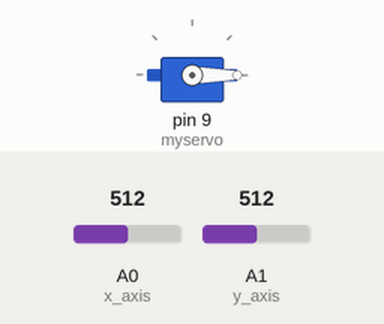
Recording of a sketch running on a simulated Arduino Uno, built with avr-gcc and run on an emulated ATmega328P. On the bench: servo. Inputs (shaded band) come from the test bench; at power-on: A0 (x_axis) = 512, A1 (y_axis) = 512. What the sketch prints to the serial monitor is not drawn.

Above: at 1.2 s.
1.3 s: A0 (x_axis) set to 1014
2.8 s: A0 (x_axis) set to 1023
At 3.7 s:
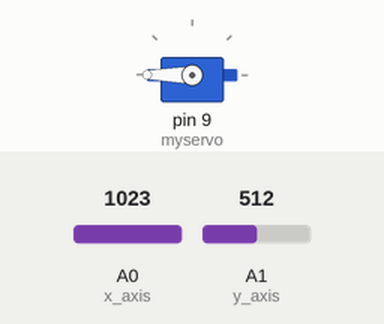
4.3 s: A1 (y_axis) set to 306
At 5.0 s:
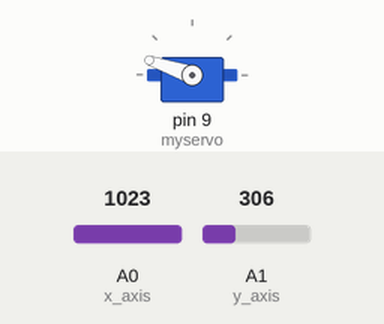
5.8 s: A1 (y_axis) set to 122
At 7.0 s:
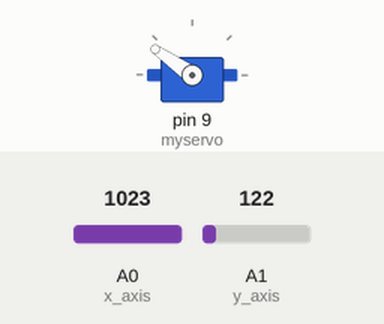
7.3 s: A1 (y_axis) set to 0
At 8.4 s:
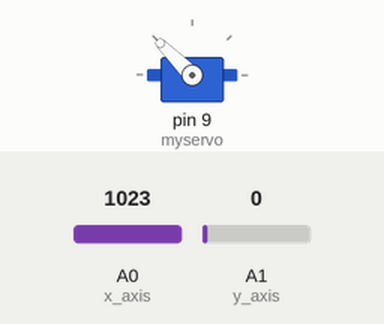
8.8 s: A0 (x_axis) set to 716
At 9.5 s:
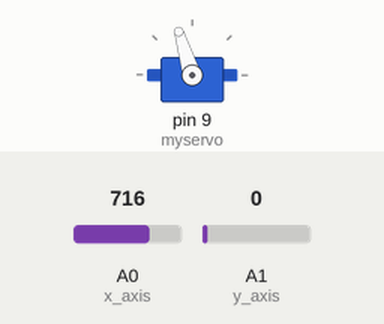
Timing chart, 0 to 11.3 s (numbered marks = the images above; inputs shaded):
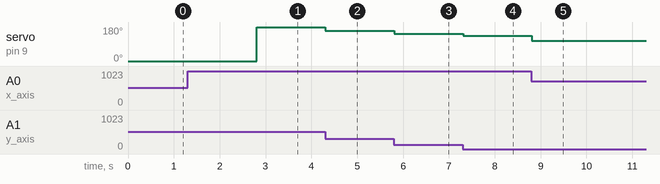

Measured:
- the behaviour switches between 1022 and 1023 on A0 (x_axis) (found by bisection; images 0 and 1)
- after the input at 2.8 s, servo on pin 9 (myservo): 0° → 180° at once
- after the input at 4.3 s, servo on pin 9 (myservo): 180° → 161° at once
- after the input at 5.8 s, servo on pin 9 (myservo): 161° → 145° at once
- after the input at 7.3 s, servo on pin 9 (myservo): 145° → 135° at once
- after the input at 8.8 s, servo on pin 9 (myservo): 135° → 107° at once

The sketch:

joymotor.ino
```cpp
#include <Servo.h>

#define x_axis A0
#define y_axis A1

int potpin = 0;
Servo myservo;
int val;
void setup() {
  pinMode(x_axis, INPUT);
  pinMode(y_axis, INPUT);
  myservo.attach(9);
  Serial.begin(9600);
}

int x = 0;
int y = 0;
int pos =0;

void loop() {
  x = analogRead(x_axis);
  y = analogRead(y_axis);

  if(x == 0){
    pos = (int)(512-y)/11.4 ;
  }else if(x == 1023){
    pos =  map(y, 0, 512, 135, 180);
  }else{
    if(y ==0){
      pos = map(x, 0,1023,45,135);
    }
  }


  Serial.println(pos);
  myservo.write(pos);


}
```
